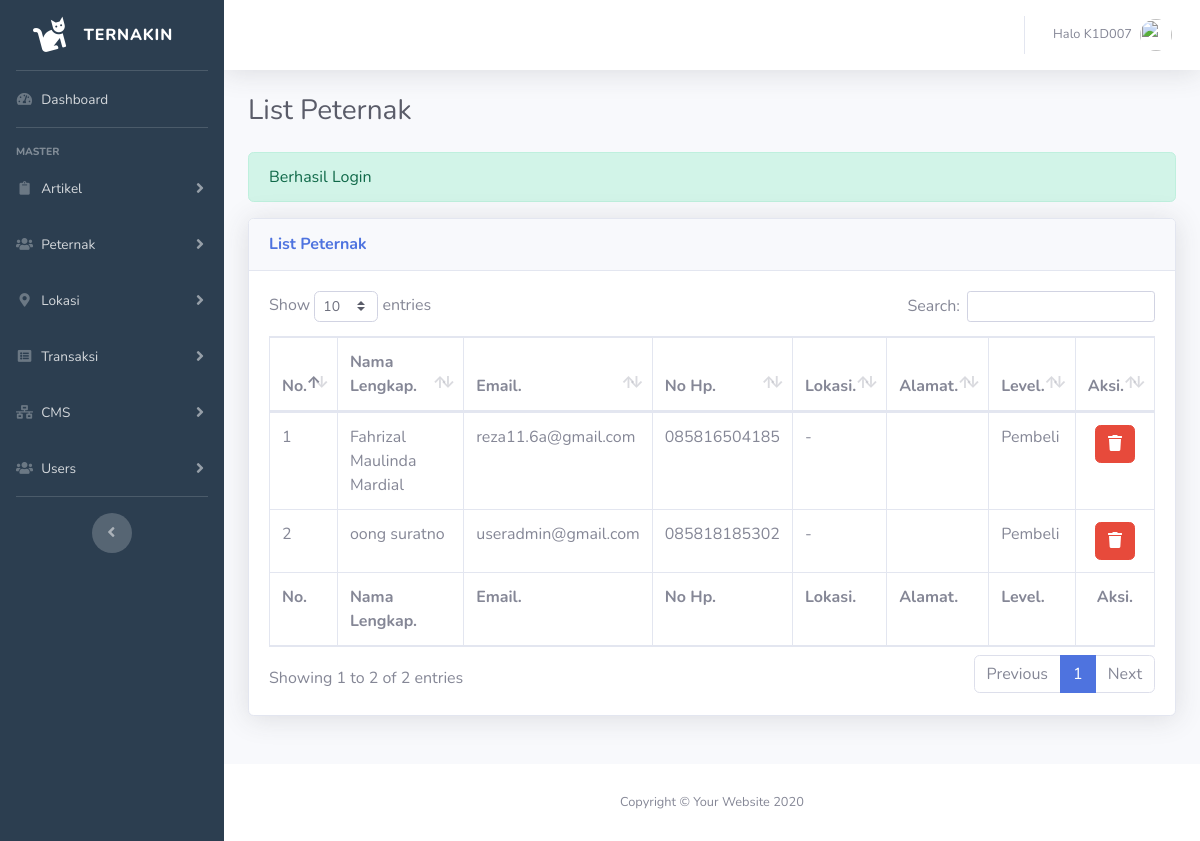
Page /cms-dashboard/pages/peternak/index.php (signed in) on the earlier database version.
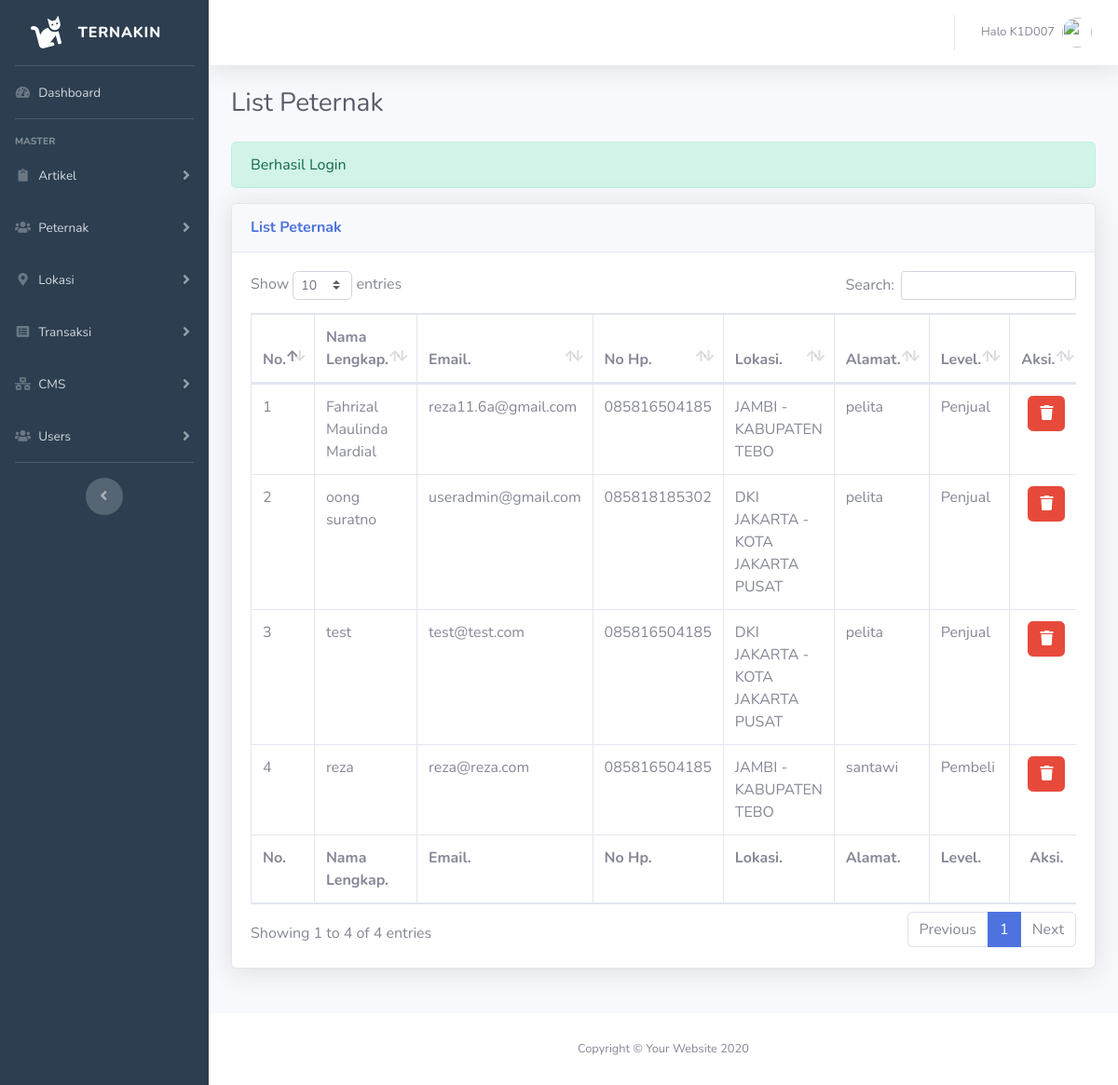
Same page on the later database version.
### tables this page shows
CREATE TABLE `tb_peternak` (
  `id_peternak` int(10) NOT NULL,
  `img_profile` text DEFAULT NULL,
  `nama_lengkap` varchar(35) NOT NULL,
  `email` varchar(50) NOT NULL,
  `password` varchar(60) NOT NULL,
  `no_hp` varchar(13) NOT NULL,
  `alamat` text DEFAULT NULL,
  `no_rek` varchar(50) DEFAULT NULL,
  `id_provinsi` int(2) DEFAULT NULL,
  `id_kota` int(4) DEFAULT NULL,
  `level` enum('1','2') NOT NULL,
  `created_at` timestamp NOT NULL DEFAULT current_timestamp() ON UPDATE current_timestamp()
);

CREATE TABLE `tb_provinsi` (
  `id_provinsi` int(2) NOT NULL,
  `nama_provinsi` varchar(50) NOT NULL
);

CREATE TABLE `tb_kota` (
  `id_kota` int(4) NOT NULL,
  `id_provinsi` int(2) NOT NULL,
  `nama_kota` text NOT NULL
);

### cms-dashboard/pages/peternak/index.php (the view, shortened to what the changed rows need)
  <?php
    $title="List Peternak";
    require_once"../../../config/database.php";
    require_once"../../templates/head-dashboard.php";
   ?>
   <link rel="stylesheet" type="text/css" href="<?=$_ENV['base_url']?>cms-dashboard/assets/vendor/datatables/dataTables.bootstrap4.min.css">
  <?php
    $sql = mysqli_query($con,"SELECT * FROM tb_peternak p LEFT JOIN tb_provinsi tp ON p.id_provinsi = tp.id_provinsi LEFT JOIN tb_kota k ON p.id_kota = k.id_kota");
  ?>
</head>
<body id="page-top">
  <div id="wrapper">
    <div id="content-wrapper" class="d-flex flex-column">
      <div id="content">
        <div class="container-fluid" style="transition: 0.4s;">
          <div class="d-sm-flex align-items-center justify-content-between mb-4">
            <h1 class="h3 mb-0 text-gray-800"><?=$title?></h1>
          </div>
          <div class="row">
            <div class="col-lg-12 mb-4">
              <div class="card shadow mb-4">
                <div class="card-body">
                  <div class="table-responsive">
                      <table class="table table-bordered" id="listUser" width="100%" cellspacing="0">
                        <thead>
                          <tr>
                            <th>No.</th>
                            <th>Nama Lengkap.</th>
                            <th>Email.</th>
                            <th>No Hp.</th>
                            <th>Lokasi.</th>
                            <th>Alamat.</th>
                            <th>Level.</th>
                            <th class="text-center">Aksi.</th>
                          </tr>
                        </thead>
                        <tfoot>
                          <tr>
                            <th>No.</th>
                            <th>Nama Lengkap.</th>
                            <th>Email.</th>
                            <th>No Hp.</th>
                            <th>Lokasi.</th>
                            <th>Alamat.</th>
                            <th>Level.</th>
                            <th class="text-center">Aksi.</th>
                          </tr>
                        </tfoot>
                        <tbody>
                          <?php
                          $no=1;
                            while ($data = mysqli_fetch_array($sql)) {
                              ?>
                                <tr>
                                  <td><?=$no++?></td>
                                  <td><?=$data['nama_lengkap']?></td>
                                  <td><?=$data['email']?></td>
                                  <td><?=$data['no_hp']?></td>
                                  <td><?=$data['nama_provinsi'].' - '.$data['nama_kota']?></td>
                                  <td><?=$data['alamat']?></td>
                                  <td><?php
                                      if ($data['level']=="1") {
                                        echo"Pembeli";
                                      }else{
                                        echo"Penjual";
                                      }
                                      ?>
                                  </td>
                                  <td>
                                    <div class="d-flex justify-content-center">
                                      <form method="POST" action="<?=$_ENV['base_url']?>cms-dashboard/pages/peternak/aksi">
                                        <button type="submit" name="aksi" class="btn btn-danger" value="hapus-peternak" onclick="return confirm('Peternak akan dihapus??')"><i class="fas fa-trash"></i></button>
                                      </form>
                                    </div>
                                  </td>
                                </tr>
                              <?php
                            }
                          ?>
                        </tbody>
                      </table>
                  </div>
                </div>
              </div>
            </div>
          </div>
        </div>
      </div>
    </div>
  </div>
  <?php require_once"../../templates/footer-dashboard.php" ?>
</html>

Differences in the rows shown:
changed tb_peternak "Fahrizal Maulinda Mardial": id_provinsi.nama_provinsi (not shown) → "JAMBI"; id_kota.nama_kota (not shown) → "KABUPATEN TEBO"; alamat (not shown) → "pelita"; level "Pembeli" → "Penjual"
changed tb_peternak "oong suratno": id_provinsi.nama_provinsi (not shown) → "DKI JAKARTA"; id_kota.nama_kota (not shown) → "KOTA JAKARTA PUSAT"; alamat (not shown) → "pelita"; level "Pembeli" → "Penjual"
added tb_peternak: nama_lengkap "test", email "test@test.com", no_hp "085816504185", id_provinsi.nama_provinsi "DKI JAKARTA", id_kota.nama_kota "KOTA JAKARTA PUSAT", alamat "pelita", level "Penjual"
added tb_peternak: nama_lengkap "reza", email "reza@reza.com", no_hp "085816504185", id_provinsi.nama_provinsi "JAMBI", id_kota.nama_kota "KABUPATEN TEBO", alamat "santawi", level "Pembeli"
Other differences:
text written by a page script: "Show entries Search: Showing 1 to 2 of 2 entries Previous 1 Next" → "Show entries Search: Showing 1 to 4 of 4 entries Previous 1 Next"
